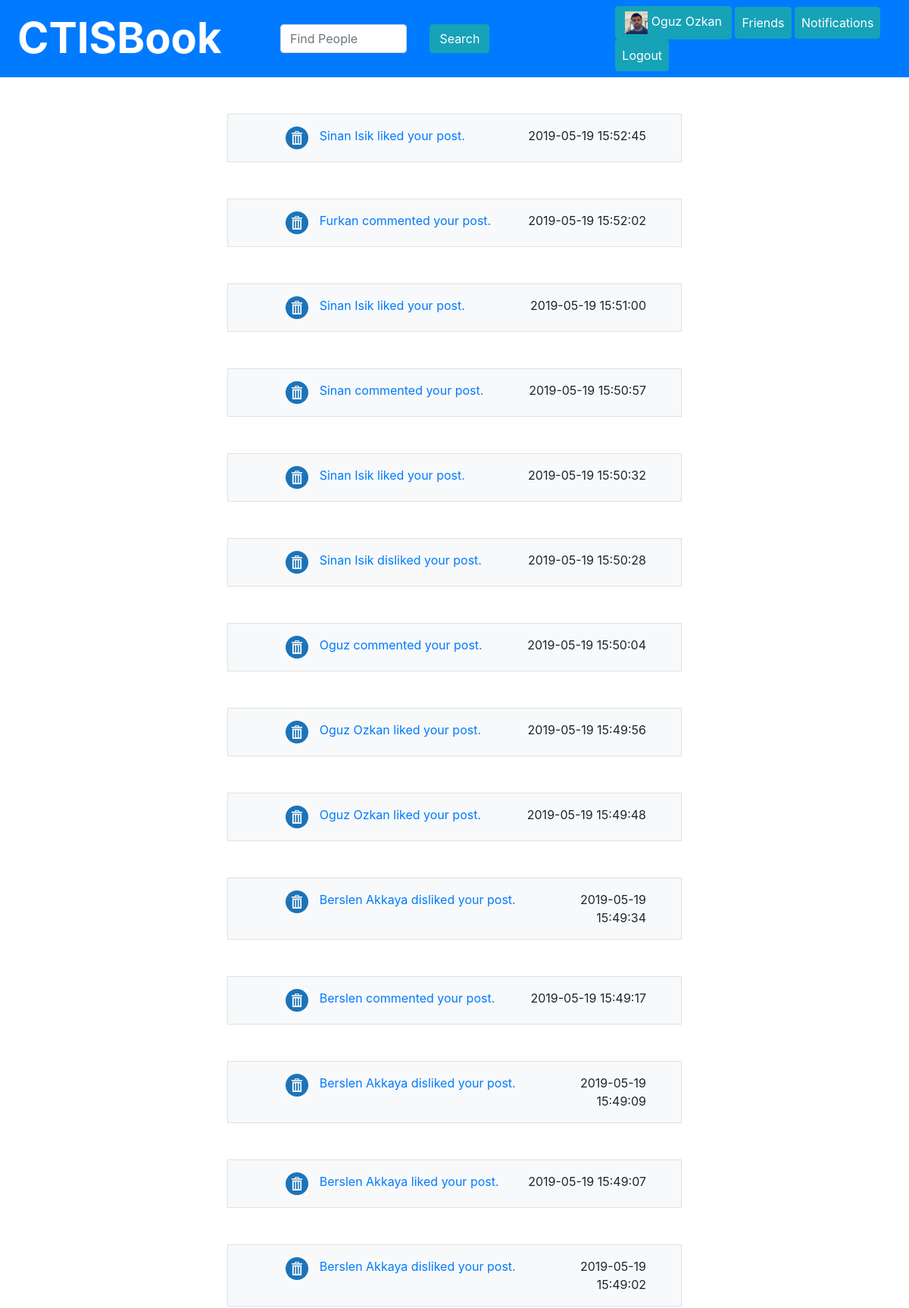
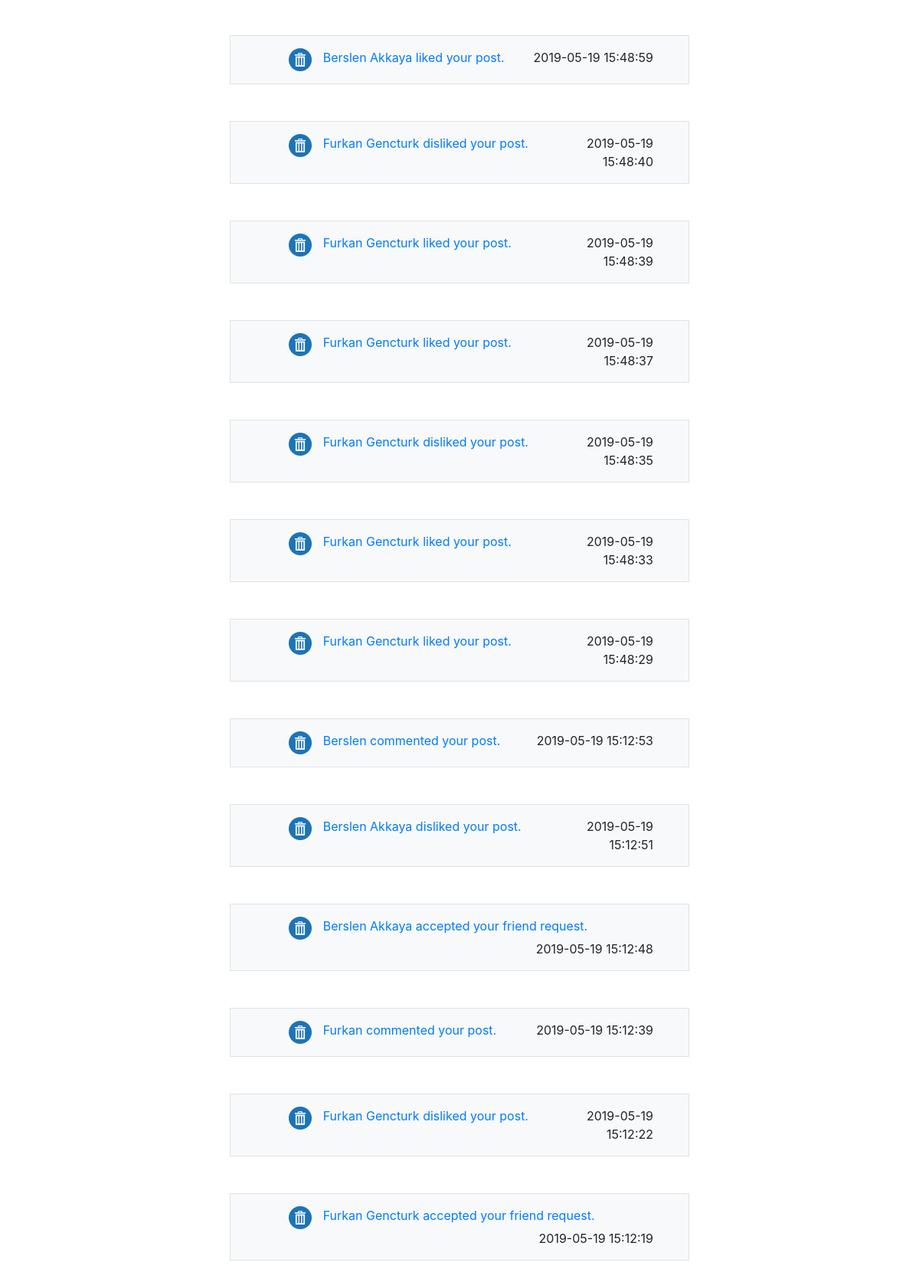
The app's page /notification.php (signed in, upper part) with its own data (2 pictures, top to bottom).
### tables this page shows
CREATE TABLE IF NOT EXISTS `notification` (
  `id` int(11) NOT NULL AUTO_INCREMENT,
  `text` varchar(300) NOT NULL,
  `link` varchar(300) NOT NULL,
  `receiver_id` int(11) NOT NULL,
  `date` datetime NOT NULL DEFAULT CURRENT_TIMESTAMP,
  PRIMARY KEY (`id`),
  KEY `notification_receiver_fk` (`receiver_id`)
);

### notification.php (the view, shortened to what this page needs)
<!DOCTYPE html>
<?php
    require("./Helpers/_db.php");
    $sql = "select * from notification where receiver_id = " . $_SESSION["user"]["id"] . ' order by date desc';
    $notifications = $db->query($sql, PDO::FETCH_ASSOC)->fetchAll();
?>
<html>
    <head>
        <link href="css/bootstrap-grid.css" rel="stylesheet" type="text/css"/>
        <link href="css/bootstrap.css" rel="stylesheet" type="text/css"/>
</head>
<body>
<div class="container-fluid">
    <?php require("./Helpers/_header.php"); ?>
    <?php
        foreach($notifications as $not)
        {
            echo '<div class="row justify-content-center">';
            echo '<div class="col-6 mt-lg-5 bg-light border">';
            echo '<div class="row m-3">';
            echo '<div class="col-1">';
            echo '</div><a href="./Helpers/_notificationDelete.php?id=' . $not["id"] . '"><img src="./images/delete.png" style="width:30px"></a><a href="'. $not["link"] .'"><div class="col text-left text-primary">'. $not["text"];
            echo '</div></a>';
            echo '<div class="col text-right">'. $not["date"] .'</div>' .'</div></div></div>';
        }
    ?>
</div>
</body>
</html>

### records on screen
notification: text "Sinan Isik liked your post.", date "2019-05-19 15:52:45"
notification: text "Furkan commented your post.", date "2019-05-19 15:52:02"
notification: text "Sinan Isik liked your post.", date "2019-05-19 15:51:00"
notification: text "Sinan commented your post.", date "2019-05-19 15:50:57"
notification: text "Sinan Isik liked your post.", date "2019-05-19 15:50:32"
notification: text "Sinan Isik disliked your post.", date "2019-05-19 15:50:28"
notification: text "Oguz commented your post.", date "2019-05-19 15:50:04"
notification: text "Oguz Ozkan liked your post.", date "2019-05-19 15:49:56"
notification: text "Oguz Ozkan liked your post.", date "2019-05-19 15:49:48"
notification: text "Berslen Akkaya disliked your post.", date "2019-05-19 15:49:34"
notification: text "Berslen commented your post.", date "2019-05-19 15:49:17"
notification: text "Berslen Akkaya disliked your post.", date "2019-05-19 15:49:09"
notification: text "Berslen Akkaya liked your post.", date "2019-05-19 15:49:07"
notification: text "Berslen Akkaya disliked your post.", date "2019-05-19 15:49:02"
notification: text "Berslen Akkaya liked your post.", date "2019-05-19 15:48:59"
notification: text "Furkan Gencturk disliked your post.", date "2019-05-19 15:48:40"
notification: text "Furkan Gencturk liked your post.", date "2019-05-19 15:48:39"
notification: text "Furkan Gencturk liked your post.", date "2019-05-19 15:48:37"
notification: text "Furkan Gencturk disliked your post.", date "2019-05-19 15:48:35"
notification: text "Furkan Gencturk liked your post.", date "2019-05-19 15:48:33"
notification: text "Furkan Gencturk liked your post.", date "2019-05-19 15:48:29"
notification: text "Berslen commented your post.", date "2019-05-19 15:12:53"
notification: text "Berslen Akkaya disliked your post.", date "2019-05-19 15:12:51"
notification: text "Berslen Akkaya accepted your friend request.", date "2019-05-19 15:12:48"
notification: text "Furkan commented your post.", date "2019-05-19 15:12:39"
notification: text "Furkan Gencturk disliked your post.", date "2019-05-19 15:12:22"
notification: text "Furkan Gencturk accepted your friend request.", date "2019-05-19 15:12:19"

### other values on screen
$_SESSION["user"]["name"] "Oguz"
$_SESSION["user"]["surname"] "Ozkan"
